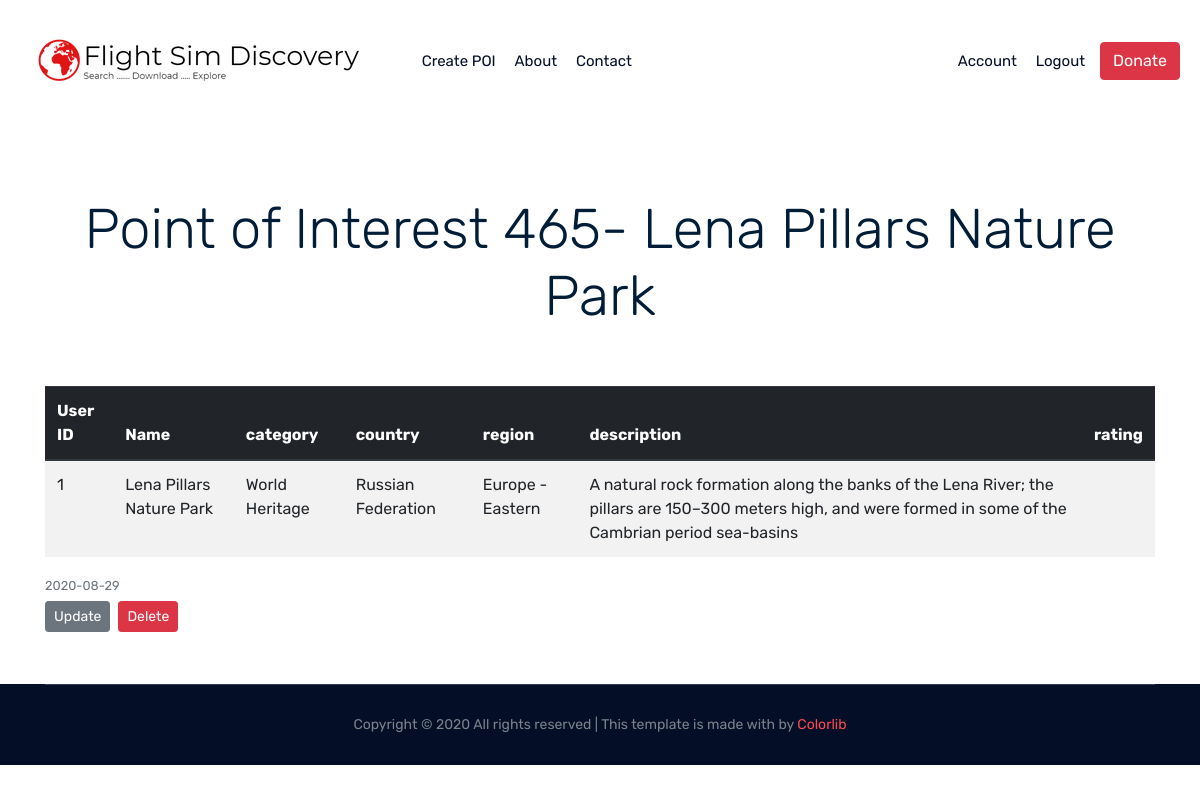
The page /poi/465 (signed in) on the database its author committed.
### flightsimdiscovery/models.py (models this page shows, shortened)
class Pois(db.Model):
    id = db.Column(db.Integer, primary_key=True)
    user_id = db.Column(db.Integer, db.ForeignKey('user.id'), nullable=False)
    name = db.Column(db.String(50), unique=True, nullable=False)
    latitude = db.Column(db.FLOAT, unique=False, nullable=False)
    longitude = db.Column(db.FLOAT, unique=False, nullable=False)
    region = db.Column(db.String(20), unique=False, nullable=False)
    country = db.Column(db.String(60), unique=False, nullable=False)
    category = db.Column(db.String(20), unique=False, nullable=False)
    description = db.Column(db.Text, nullable=True)
    nearest_icao_code = db.Column(db.String(4), nullable=True)
    date_posted = db.Column(db.DateTime, nullable=False, default=datetime.utcnow)
    share = db.Column(db.Boolean(), nullable=False, default=True)
    flag = db.Column(db.Boolean(), nullable=False, default=False)

### flightsimdiscovery/routes.py (the view)
@app.route("/poi/<int:poi_id>")
@login_required
def poi(poi_id):
    poi = Pois.query.get_or_404(poi_id)
    return render_template('poi.html', poi=poi)

### flightsimdiscovery/models.py (called while the page is built)
@login_manager.user_loader
def load_user(user_id):
    return User.query.get(int(user_id))

### flightsimdiscovery/templates/poi.html (shortened to what this page needs)
{% extends "base.html" %}
{% block content %}
<div class="container">
    <br>
    <br>
    <br>
    <h2 class="article-title display-4 text-center">Point of Interest {{poi.id}}- {{poi.name}}</h2>
          <div class="db_table_area">
                <br>
                <br>
              <table class="table table-striped" >
                <thead class="thead-dark">
                  <tr>
                    <tr>
                        <th scope="col">User ID</th>
                        <th scope="col">Name</th>
                        <th scope="col">category</th>
                        <th scope="col">country</th>
                        <th scope="col">region</th>
                        <th scope="col">description</th>
                        <th scope="col">rating</th>
                      </tr>
                </thead>
                <tbody>
                    <tr>
                        <td>{{poi.user_id}}</td>
                        <td>{{poi.name}}</td>
                        <td>{{poi.category}}</td>
                        <td>{{poi.country}}</td>
                        <td>{{poi.region}}</td>
                        <td>{{poi.description}}</td>
                        <td>{{poi.rating}}</td>
                      </tr>
                </tbody>
              </table>
            </div>
            <small class="text-muted">{{ poi.date_posted.strftime('%Y-%m-%d') }}</small>
            {% if (current_user.id == 1) or (poi.user_id == current_user.id) %}
              <div>
                <a class="btn btn-secondary btn-sm mt-1 mb-1" href="{{ url_for('update_post', poi_id=poi.id) }}">Update</a>
                <button type="button" class="btn btn-danger btn-sm m-1" data-toggle="modal" data-target="#deleteModal">Delete</button>
              </div>
            {% endif %}
          </div>
          <br>
          <br>
{% endblock content %}

### flightsimdiscovery/templates/base.html (shortened to what this page needs)
<!DOCTYPE html>
<html class="no-js" lang="zxx">
  <head>
    <link rel="stylesheet" href="{{ url_for('static', filename='/css/bootstrap.min.css') }}">
    <link rel="stylesheet" href="{{ url_for('static', filename='/css/owl.carousel.min.css') }}">
    <link rel="stylesheet" href="{{ url_for('static', filename='/css/magnific-popup.css') }}">
    <link rel="stylesheet" href="{{ url_for('static', filename='/css/themify-icons.css') }}">
    <link rel="stylesheet" href="{{ url_for('static', filename='/css/nice-select.css') }}">
    <link rel="stylesheet" href="{{ url_for('static', filename='/css/flaticon.css') }}">
    <link rel="stylesheet" href="{{ url_for('static', filename='/css/gijgo.css') }}">
    <link rel="stylesheet" href="{{ url_for('static', filename='/css/animate.css') }}">
    <link rel="stylesheet" href="{{ url_for('static', filename='/css/slick.css') }}">
    <link rel="stylesheet" href="{{ url_for('static', filename='/css/slicknav.css') }}">
    <link
      rel="stylesheet"
      href="https://ajax.googleapis.com/ajax/libs/jqueryui/1.11.2/themes/smoothness/jquery-ui.css"
    />
    <link rel="stylesheet" href="{{ url_for('static', filename='/css/style.css') }}">
  </head>
  <body>
    <header>
      <div class="header-area">
        <div id="sticky-header" class="main-header-area">
          <div class="container-fluid">
            <div class="header_bottom_border">
              <div class="row align-items-center">
                <div class="col-xl-4 col-lg-4">
                  <div class="logo">
                    <a href="{{ url_for('home') }}">
                      <img src="{{ url_for('static', filename='/img/logo.png') }}">
                    </a>
                  </div>
                </div>
                <div class="col-xl-4 col-lg-4">
                  <div class="main-menu d-none d-lg-block">
                    <nav>
                      <ul id="navigation">
                        <li><a href="{{ url_for('new_poi') }}">Create POI</a></li>
                        <li><a href="{{ url_for('about') }}">About</a></li>
                        <li><a href="{{ url_for('contact') }}">Contact</a></li>
                      </ul>
                    </nav>
                  </div>
                </div>
                <div class="col-xl-4 col-lg-4 d-none d-lg-block">
                  <div class="row align-items-center justify-content-end">
                    <div class="main-menu">
                      <nav>
                        <ul id="navigation">
                          {% if current_user.is_authenticated %}
                          <li><a href="{{ url_for('account') }}">Account</a></li>
                          <li><a href="{{ url_for('logout') }}">Logout</a></li>
                          {% else %}
                          <li><a href="{{ url_for('login') }}">Login</a></li>
                          <li><a href="{{ url_for('register') }}">Register</a></li>
                          {% endif %}
                        </ul>
                      </nav>
                    </div>
                    <div class="main-menu">
                      <button
                        type="button"
                        class="btn btn-danger"
                        data-toggle="modal"
                        data-target="#exampleModalCenter"
                      >
                        Donate
                      </button>
                    </div>
                  </div>
                </div>
                <div class="col-12">
                </div>
              </div>
            </div>
          </div>
        </div>
      </div>
    </header>
    <main role="main" class="container">
        <div class="row">
          <div class="col-md-12">
          </div>
        </div>
    </main>
    {% block content %}{% endblock %}
    <footer class="footer ">
      <div class="copy-right_text">
        <div class="container">
          <div class="footer_border "></div>
            <div class="row">
                <div class="col-xl-12">
                <p class="copy_right text-center">
                    Copyright &copy;
                    All rights reserved | This template is made with
                     by
                    <a href="https://colorlib.com" target="_blank">Colorlib</a>
                </p>
                </div>
            </div>
        </div>
      </div>
    </footer>
  </body>
</html>

### rows shown on the page
Pois: id "465", name "Lena Pillars Nature Park", user_id "1", category "World Heritage", country "Russian Federation", region "Europe - Eastern", description "A natural rock formation along the banks of the Lena River; the pillars are 150–300 meters high, and were formed in some of the Cambrian period sea-basins", date_posted "2020-08-29"
